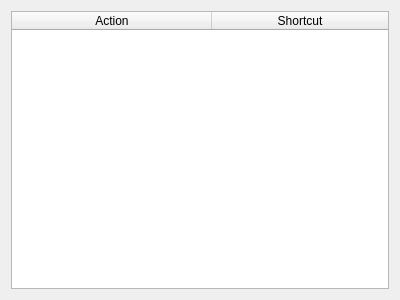
<?xml version="1.0" encoding="UTF-8"?>
<ui version="4.0">
 <class>QompOptionsKeys</class>
 <widget class="QWidget" name="QompOptionsKeys">
  <property name="geometry">
   <rect>
    <x>0</x>
    <y>0</y>
    <width>400</width>
    <height>300</height>
   </rect>
  </property>
  <property name="windowTitle">
   <string>Form</string>
  </property>
  <layout class="QVBoxLayout" name="verticalLayout">
   <item>
    <widget class="QTreeWidget" name="keysTree">
     <property name="showDropIndicator" stdset="0">
      <bool>false</bool>
     </property>
     <property name="rootIsDecorated">
      <bool>false</bool>
     </property>
     <property name="itemsExpandable">
      <bool>false</bool>
     </property>
     <property name="expandsOnDoubleClick">
      <bool>false</bool>
     </property>
     <attribute name="headerDefaultSectionSize">
      <number>200</number>
     </attribute>
     <attribute name="headerMinimumSectionSize">
      <number>100</number>
     </attribute>
     <attribute name="headerStretchLastSection">
      <bool>true</bool>
     </attribute>
     <column>
      <property name="text">
       <string>Action</string>
      </property>
      <property name="textAlignment">
       <set>AlignHCenter|AlignVCenter|AlignCenter</set>
      </property>
     </column>
     <column>
      <property name="text">
       <string>Shortcut</string>
      </property>
      <property name="textAlignment">
       <set>AlignHCenter|AlignVCenter|AlignCenter</set>
      </property>
     </column>
    </widget>
   </item>
  </layout>
 </widget>
 <resources/>
 <connections/>
</ui>
